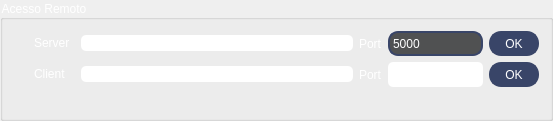
                <widget class="QGroupBox" name="groupBox_3">
                 <property name="maximumSize">
                  <size>
                   <width>590</width>
                   <height>125</height>
                  </size>
                 </property>
                 <property name="styleSheet">
                  <string notr="true">color: rgb(255, 255, 255);
font: 700 9pt &quot;Segoe UI&quot;;</string>
                 </property>
                 <property name="title">
                  <string>Acesso Remoto</string>
                 </property>
                 <layout class="QGridLayout" name="gridLayout">
                  <item row="0" column="0">
                   <layout class="QHBoxLayout" name="horizontalLayout_11">
                    <item>
                     <layout class="QHBoxLayout" name="horizontalLayout_13">
                      <item>
                       <widget class="QRadioButton" name="radioButton_server">
                        <property name="styleSheet">
                         <string notr="true">QRadioButton {
	background: transparent;
	font: 700 10pt &quot;Segoe UI&quot;;
	color: rgb(255, 255, 255);
}
</string>
                        </property>
                        <property name="text">
                         <string>Server</string>
                        </property>
                       </widget>
                      </item>
                      <item>
                       <widget class="QLineEdit" name="txt_ip_servidor">
                        <property name="minimumSize">
                         <size>
                          <width>272</width>
                          <height>0</height>
                         </size>
                        </property>
                        <property name="maximumSize">
                         <size>
                          <width>220</width>
                          <height>16777215</height>
                         </size>
                        </property>
                        <property name="styleSheet">
                         <string notr="true">QLineEdit {
   
	background-color: rgb(255, 255, 255);
    font: bold 10pt &quot;Segoe UI&quot;;
    border-radius: 5px;
	color: rgb(0, 0, 0);
}

QLineEdit:focus {
    background-color: rgb(127, 191, 255); /* Cor quando selecionado/focado */
}

QMenu {
    background-color: rgb(0, 0, 0);
    color: #ffffff;
    font: bold 10px &quot;Segoe UI&quot;;
    border-radius: 5px;
}
</string>
                        </property>
                       </widget>
                      </item>
                     </layout>
                    </item>
                    <item>
                     <widget class="QLabel" name="label_15">
                      <property name="styleSheet">
                       <string notr="true">background: transparent;
font: 700 10pt &quot;Segoe UI&quot;;
color: rgb(255, 255, 255);

</string>
                      </property>
                      <property name="text">
                       <string>Port</string>
                      </property>
                     </widget>
                    </item>
                    <item>
                     <widget class="QComboBox" name="comboBox_porta_servidor">
                      <property name="minimumSize">
                       <size>
                        <width>95</width>
                        <height>25</height>
                       </size>
                      </property>
                      <property name="styleSheet">
                       <string notr="true">QComboBox {
    background-color: rgb(80, 81, 82);
    border: 2px solid #394568;
    border-radius: 10px;
    font: 700 10pt &quot;Segoe UI&quot;;
    color: rgb(255, 255, 255);  /* Cor do texto na caixa do ComboBox */
}

QComboBox:hover {
    background-color: rgb(75, 85, 83);
}

QComboBox:pressed {
    background-color: #2c3650;
}

QComboBox QAbstractItemView {
    color: rgb(255, 255, 255);  /* Cor do texto dos itens da lista */
    background-color: rgb(80, 81, 82);  /* Cor de fundo do menu suspenso */
}

QComboBox::drop-down {
    border: none;
}

QComboBox::down-arrow {
    image: url(path/to/your/icon.png);  /* Se você quiser adicionar um ícone de seta */
    width: 10px;
    height: 10px;
}
</string>
                      </property>
                      <item>
                       <property name="text">
                        <string>5000</string>
                       </property>
                      </item>
                      <item>
                       <property name="text">
                        <string>6000</string>
                       </property>
                      </item>
                      <item>
                       <property name="text">
                        <string>6060</string>
                       </property>
                      </item>
                      <item>
                       <property name="text">
                        <string>7000</string>
                       </property>
                      </item>
                      <item>
                       <property name="text">
                        <string>7070</string>
                       </property>
                      </item>
                      <item>
                       <property name="text">
                        <string>8000</string>
                       </property>
                      </item>
                      <item>
                       <property name="text">
                        <string>8080</string>
                       </property>
                      </item>
                     </widget>
                    </item>
                    <item>
                     <widget class="QPushButton" name="btn_salvar_server">
                      <property name="minimumSize">
                       <size>
                        <width>50</width>
                        <height>25</height>
                       </size>
                      </property>
                      <property name="maximumSize">
                       <size>
                        <width>50</width>
                        <height>25</height>
                       </size>
                      </property>
                      <property name="styleSheet">
                       <string notr="true">    QPushButton {
        background-color: #394568;
        border: 2px solid #394568;
        border-radius: 12px;
        font: 700 10pt &quot;Segoe UI&quot;;
		color: rgb(255, 255, 255);
    }
    QPushButton:hover {
        background-color: #44537c;
    }
    QPushButton:pressed {
        background-color: #2c3650;
    }

</string>
                      </property>
                      <property name="text">
                       <string>OK</string>
                      </property>
                     </widget>
                    </item>
                   </layout>
                  </item>
                  <item row="1" column="0">
                   <layout class="QHBoxLayout" name="horizontalLayout_15">
                    <item>
                     <layout class="QHBoxLayout" name="horizontalLayout_12">
                      <item>
                       <widget class="QRadioButton" name="radioButton_client">
                        <property name="styleSheet">
                         <string notr="true">QRadioButton {
	background: transparent;
	font: 700 10pt &quot;Segoe UI&quot;;
	color: rgb(255, 255, 255);
}
</string>
                        </property>
                        <property name="text">
                         <string>Client</string>
                        </property>
                       </widget>
                      </item>
                      <item>
                       <widget class="QLineEdit" name="txt_ip_client">
                        <property name="minimumSize">
                         <size>
                          <width>272</width>
                          <height>0</height>
                         </size>
                        </property>
                        <property name="maximumSize">
                         <size>
                          <width>220</width>
                          <height>16777215</height>
                         </size>
                        </property>
                        <property name="styleSheet">
                         <string notr="true">QLineEdit {
   
	background-color: rgb(255, 255, 255);
    font: bold 10pt &quot;Segoe UI&quot;;
    border-radius: 5px;
	color: rgb(0, 0, 0);
}

QLineEdit:focus {
    background-color: rgb(127, 191, 255); /* Cor quando selecionado/focado */
}

QMenu {
    background-color: rgb(0, 0, 0);
    color: #ffffff;
    font: bold 10px &quot;Segoe UI&quot;;
    border-radius: 5px;
}
</string>
                        </property>
                       </widget>
                      </item>
                     </layout>
                    </item>
                    <item>
                     <widget class="QLabel" name="label_16">
                      <property name="styleSheet">
                       <string notr="true">background: transparent;
font: 700 10pt &quot;Segoe UI&quot;;
color: rgb(255, 255, 255);

</string>
                      </property>
                      <property name="text">
                       <string>Port</string>
                      </property>
                     </widget>
                    </item>
                    <item>
                     <widget class="QLineEdit" name="txt_porta_client">
                      <property name="minimumSize">
                       <size>
                        <width>95</width>
                        <height>0</height>
                       </size>
                      </property>
                      <property name="maximumSize">
                       <size>
                        <width>95</width>
                        <height>25</height>
                       </size>
                      </property>
                      <property name="styleSheet">
                       <string notr="true">QLineEdit {
   
	background-color: rgb(255, 255, 255);
    font: bold 10pt &quot;Segoe UI&quot;;
    border-radius: 5px;
	color: rgb(0, 0, 0);
}

QLineEdit:focus {
    background-color: rgb(127, 191, 255); /* Cor quando selecionado/focado */
}

QMenu {
    background-color: rgb(0, 0, 0);
    color: #ffffff;
    font: bold 10px &quot;Segoe UI&quot;;
    border-radius: 5px;
}
</string>
                      </property>
                     </widget>
                    </item>
                    <item>
                     <widget class="QPushButton" name="btn_salvar_client">
                      <property name="minimumSize">
                       <size>
                        <width>50</width>
                        <height>25</height>
                       </size>
                      </property>
                      <property name="maximumSize">
                       <size>
                        <width>50</width>
                        <height>25</height>
                       </size>
                      </property>
                      <property name="styleSheet">
                       <string notr="true">    QPushButton {
        background-color: #394568;
        border: 2px solid #394568;
        border-radius: 12px;
        font: 700 10pt &quot;Segoe UI&quot;;
		color: rgb(255, 255, 255);
    }
    QPushButton:hover {
        background-color: #44537c;
    }
    QPushButton:pressed {
        background-color: #2c3650;
    }

</string>
                      </property>
                      <property name="text">
                       <string>OK</string>
                      </property>
                     </widget>
                    </item>
                   </layout>
                  </item>
                  <item row="2" column="0">
                   <widget class="QLabel" name="label_status_server">
                    <property name="styleSheet">
                     <string notr="true">color: rgb(0, 0, 0);
font: 9pt &quot;Segoe UI&quot;;</string>
                    </property>
                    <property name="text">
                     <string/>
                    </property>
                    <property name="alignment">
                     <set>Qt::AlignmentFlag::AlignCenter</set>
                    </property>
                   </widget>
                  </item>
                 </layout>
                </widget>
